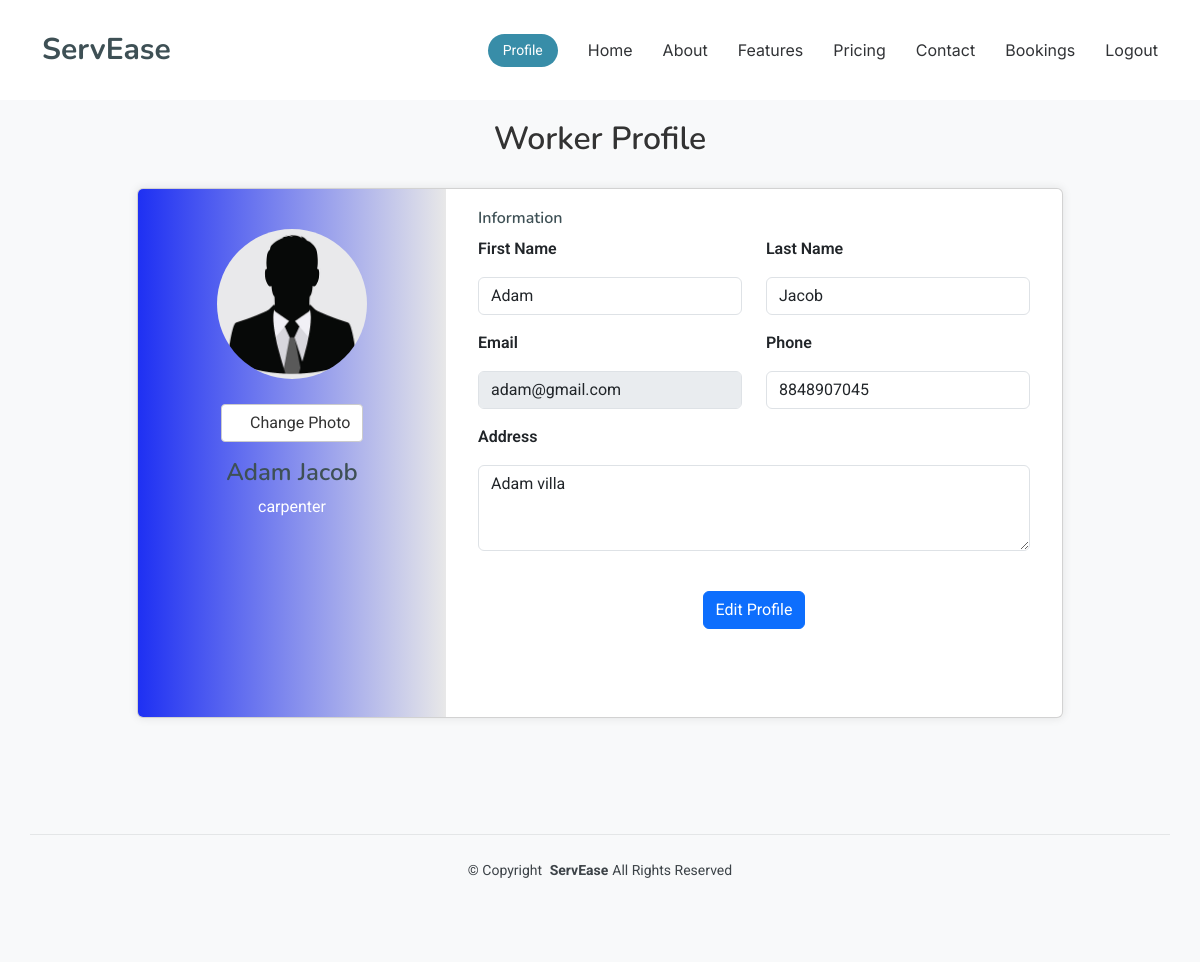
Screenshot of /worker/profile/ (signed in) with the database file from the repository.
### Home_app/models.py (models this page shows)
class Users(models.Model):
    user_id = models.AutoField(primary_key=True)
    firstname = models.CharField(max_length=20,blank=False)
    lastname = models.CharField(max_length=20,blank=False)
    email = models.EmailField(unique=True,blank=False)
    phone = models.CharField(max_length=10,null=True)
    address = models.TextField()
    place=models.CharField(max_length=30, blank=True)
    availability = models.IntegerField(default=0)
    district = models.CharField(max_length=20, blank=True)
    image = models.ImageField(upload_to='profile_pic', null=True, blank=True)
    password = models.CharField(max_length=256)
    usertype = models.CharField(max_length=20)

### Home_app/views.py (the view, shortened to what this page needs)
# urls.py: path('worker/profile/', views.worker_profile, name='worker_profile'),
@never_cache
def worker_profile(request):
    user_id = request.session.get('user_id')
    if not user_id:
        messages.warning(request, 'You need to log in first.')
        return redirect('login')
    try:
        user = Users.objects.get(user_id=user_id)
    except Users.DoesNotExist:
        messages.error(request, 'User not found.')
        return redirect('login')
    context = {
        'first_name': user.firstname,
        'last_name': user.lastname,
        'email': user.email,
        'phone': user.phone,
        'usertype': user.usertype,
        'address': user.address,
        'profile_picture_url': user.image.url if user.image else '/media/default_profile_pic.png',
    }
    return render(request, 'worker_temp/worker_profile.html', context)

### templates/worker_temp/worker_profile.html (shortened to what this page needs)
{% load static %}
<!DOCTYPE html>
<html lang="en">
<head>
  <link href="{% static 'work_assets/vendor/bootstrap/css/bootstrap.min.css' %}" rel="stylesheet">
  <link href="{% static 'work_assets/vendor/bootstrap-icons/bootstrap-icons.css' %}" rel="stylesheet">
  <link href="{% static 'work_assets/vendor/aos/aos.css' %}" rel="stylesheet">
  <link href="{% static 'work_assets/vendor/glightbox/css/glightbox.min.css' %}" rel="stylesheet">
  <link href="{% static 'work_assets/vendor/swiper/swiper-bundle.min.css' %}" rel="stylesheet">
  <link href="{% static 'work_assets/css/main.css' %}" rel="stylesheet">
</head>
<body class="index-page">
  <header id="header" class="header d-flex align-items-center fixed-top">
    <div class="container-fluid container-xl position-relative d-flex align-items-center">
      <a href="{% url 'worker_index' %}" class="logo d-flex align-items-center me-auto">
        <h1 class="sitename">ServEase</h1>
      </a>
      <nav id="navmenu" class="navmenu">
        <ul>
          <li><a href="{% url 'worker_index' %}#hero">Home</a></li>
          <li><a href="{% url 'worker_index' %}#about">About</a></li>
          <li><a href="#">Features</a></li>
          <li><a href="#">Pricing</a></li>
          <li><a href="#">Contact</a></li>
          <li><a href="{% url 'view_my_booking' %}">Bookings</a></li>
          <li><a href="{% url 'logout' %}">Logout</a></li>
        </ul>
      </nav>
      <a class="btn-getstarted" href="{% url 'worker_profile' %}">Profile</a>
    </div>
  </header>
  <main class="main">
    <section id="profile" class="profile-section">
      <div class="container">
        <h2 class="profile-heading">Worker Profile</h2>
        <div class="row justify-content-center">
          <div class="col-12 col-lg-10">
            <div class="card user-card-full">
              <div class="row m-0">
                <div class="col-sm-4 bg-c-lite-green user-profile">
                  <div class="card-block text-center text-white">
                    <div class="m-b-25">
                      <form action="{% url 'worker_profile' %}" method="post" enctype="multipart/form-data" id="profile-form">
                        <img id="profile-pic" src="{{ profile_picture_url }}" alt="Profile Picture" class="profile-pic" />
                        <label for="profile-pic-input" class="custom-file-upload">
                          <i class="bi bi-camera"></i> Change Photo
                        </label>
                        <h4 class="f-w-600 mt-3">{{ first_name }} {{ last_name }}</h4>
                        <p>{{ usertype }}</p>
                    </div>
                  </div>
                </div>
                <div class="col-sm-8">
                  <div class="card-block">
                    <h6 class="m-b-20 p-b-5 b-b-default f-w-600">Information</h6>
                    <div class="row">
                      <div class="col-sm-6 mb-3">
                        <p class="m-b-10 f-w-600">First Name</p>
                        <input type="text" id="first-name" name="first_name" value="{{ first_name }}" readonly class="form-control">
                      </div>
                      <div class="col-sm-6 mb-3">
                        <p class="m-b-10 f-w-600">Last Name</p>
                        <input type="text" id="last-name" name="last_name" value="{{ last_name }}" readonly class="form-control">
                      </div>
                    </div>
                    <div class="row">
                      <div class="col-sm-6 mb-3">
                        <p class="m-b-10 f-w-600">Email</p>
                        <input type="email" id="email" name="email" value="{{ email }}" disabled class="form-control">
                      </div>
                      <div class="col-sm-6 mb-3">
                        <p class="m-b-10 f-w-600">Phone</p>
                        <input type="text" id="phone" name="phone" value="{{ phone }}" readonly class="form-control">
                      </div>
                    </div>
                    <div class="row">
                      <div class="col-sm-12 mb-3">
                        <p class="m-b-10 f-w-600">Address</p>
                        <textarea id="address" name="address" rows="3" readonly class="form-control">{{ address }}</textarea>
                      </div>
                    </div>
                    <div class="text-center mt-4">
                      <button type="button" id="edit-profile-btn" class="btn btn-primary">Edit Profile</button>
                    </div>
                  <ul class="social-link list-unstyled mt-4 mb-3">
                    <li><a href="#!" data-toggle="tooltip" title="Facebook"><i class="bi bi-facebook"></i></a></li>
                    <li><a href="#!" data-toggle="tooltip" title="Twitter"><i class="bi bi-twitter"></i></a></li>
                    <li><a href="#!" data-toggle="tooltip" title="Instagram"><i class="bi bi-instagram"></i></a></li>
                  </ul>
                </div>
              </div>
            </div>
          </div>
        </div>
      </div>
    </section>
  </main>
  <footer id="footer" class="footer">
    <div class="container copyright text-center mt-4">
      <p>© <span>Copyright</span> <strong class="px-1 sitename">ServEase</strong><span>All Rights Reserved</span></p>
    </div>
  </footer>
</body>
</html>

### static/work_assets/css/main.css (style rules this page uses)
:root { --default-font: "Roboto", system-ui, -apple-system, "Segoe UI", Roboto, "Helvetica Neue", Arial, "Noto Sans", "Liberation Sans", sans-serif, "Apple Color Emoji", "Segoe UI Emoji", "Segoe UI Symbol", "Noto Color Emoji"; --heading-font: "Nunito", sans-serif; --nav-font: "Inter", sans-serif; }
:root { --background-color: #ffffff; --default-color: #3d4348; --heading-color: #3e5055; --accent-color: #388da8; --surface-color: #ffffff; --contrast-color: #ffffff; }
:root { --nav-color: #313336; --nav-hover-color: #77b6ca; --nav-mobile-background-color: #ffffff; --nav-dropdown-background-color: #ffffff; --nav-dropdown-color: #313336; --nav-dropdown-hover-color: #77b6ca; }
:root { scroll-behavior: smooth; }
body { color: var(--default-color); background-color: var(--background-color); font-family: var(--default-font); }
a { color: var(--accent-color); text-decoration: none; transition: 0.3s; }
h1, h2, h3, h4, h5, h6 { color: var(--heading-color); font-family: var(--heading-font); }
.header { color: var(--default-color); background-color: var(--background-color); padding: 20px 0; transition: all 0.5s; z-index: 997; }
.header .logo { line-height: 1; }
.header .logo h1 { font-size: 30px; margin: 0; font-weight: 700; color: var(--heading-color); }
.header .btn-getstarted, .header .btn-getstarted:focus { color: var(--contrast-color); background: var(--accent-color); font-size: 14px; padding: 8px 25px; margin: 0 0 0 30px; border-radius: 50px; transition: 0.3s; }
@media (max-width: 1200px) { .header .logo { order: 1; } }
@media (max-width: 1200px) { .header .btn-getstarted { order: 2; margin: 0 15px 0 0; padding: 6px 15px; } }
@media (max-width: 1200px) { .header .navmenu { order: 3; } }
.index-page .header { --background-color: rgba(255, 255, 255, 0); }
@media (min-width: 1200px) { .navmenu { padding: 0; } }
@media (min-width: 1200px) { .navmenu ul { margin: 0; padding: 0; display: flex; list-style: none; align-items: center; } }
@media (min-width: 1200px) { .navmenu li { position: relative; } }
@media (min-width: 1200px) { .navmenu a, .navmenu a:focus { color: var(--nav-color); padding: 18px 15px; font-size: 16px; font-family: var(--nav-font); font-weight: 400; display: flex; align-items: center; justify-content: space-between; white-space: nowrap; transition: 0.3s; } }
@media (min-width: 1200px) { .navmenu li:last-child a { padding-right: 0; } }
.footer { color: var(--default-color); background-color: var(--background-color); font-size: 14px; padding-bottom: 50px; position: relative; }
.footer .copyright { padding-top: 25px; padding-bottom: 25px; border-top: 1px solid color-mix(in srgb, var(--default-color), transparent 90%); }
.footer .copyright p { margin-bottom: 0; }
section, .section { color: var(--default-color); background-color: var(--background-color); padding: 60px 0; scroll-margin-top: 100px; overflow: clip; }

### rows the page displays
Users: firstname "Adam", lastname "Jacob", usertype "carpenter", first_name "Adam", last_name "Jacob", email "adam@gmail.com", phone "8848907045", address "Adam villa"
